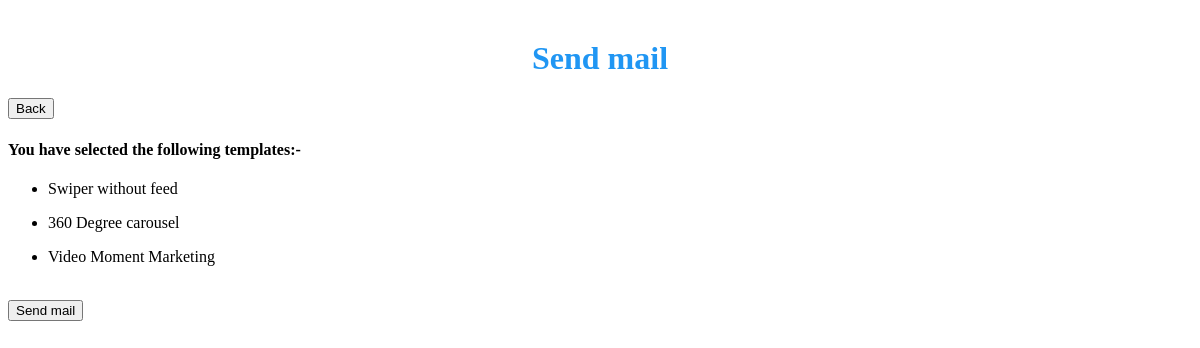
Page /endpage.php?id=151 (signed in) on the committed database.
### tables this page shows
CREATE TABLE `assign_task` (
  `id` int(11) NOT NULL,
  `task_name` varchar(255) NOT NULL,
  `temp_tbd` varchar(255) NOT NULL DEFAULT '0',
  `assign_to` varchar(255) NOT NULL,
  `time_v` int(255) NOT NULL,
  `deviation_v` int(255) NOT NULL,
  `status_v` int(11) NOT NULL DEFAULT 0
);

### endpage.php (the view, shortened to what this page needs)
<?php
include "conn.php";
$id=$_GET['id'];
?>
<!DOCTYPE html>
<html lang="en">
<head>
    <link rel="stylesheet" href="style.css">
</head>
<body>
<h1 class="heading">Send mail</h1>
    <form action="" method="post">
      <button onclick="location='../'">Back</button>
    <br>
    <div>
        <h4>You have selected the following templates:- </h4>
        <?php
        $sql10="SELECT * FROM `tracker_data` WHERE id = $id LIMIT 1";
        $result10=mysqli_query($connectDB,$sql10);
        $row10=mysqli_fetch_assoc($result10);
      $campaign_name=$row10['campaign_name'];
      $sql11="SELECT * FROM `assign_task` WHERE task_name='$campaign_name'";
      $result11=mysqli_query($connectDB,$sql11);
          while($row11=mysqli_fetch_assoc($result11)){
            ?>
            <ul>
                <li>
                    <?php echo $row11["temp_tbd"] ?>
                </li>
            </ul>
            <?php
        }
        ?>
        <br><button type="submit" name="send">
            Send mail
        </button>
        </form>
</body>
</html>

### style.css (style rules this page uses)
.heading { margin-top: 40px; color: #2096f3; text-align: center; }

### rows in the picture
assign_task: temp_tbd "Swiper without feed"
assign_task: temp_tbd "360 Degree carousel"
assign_task: temp_tbd "Video Moment Marketing"
